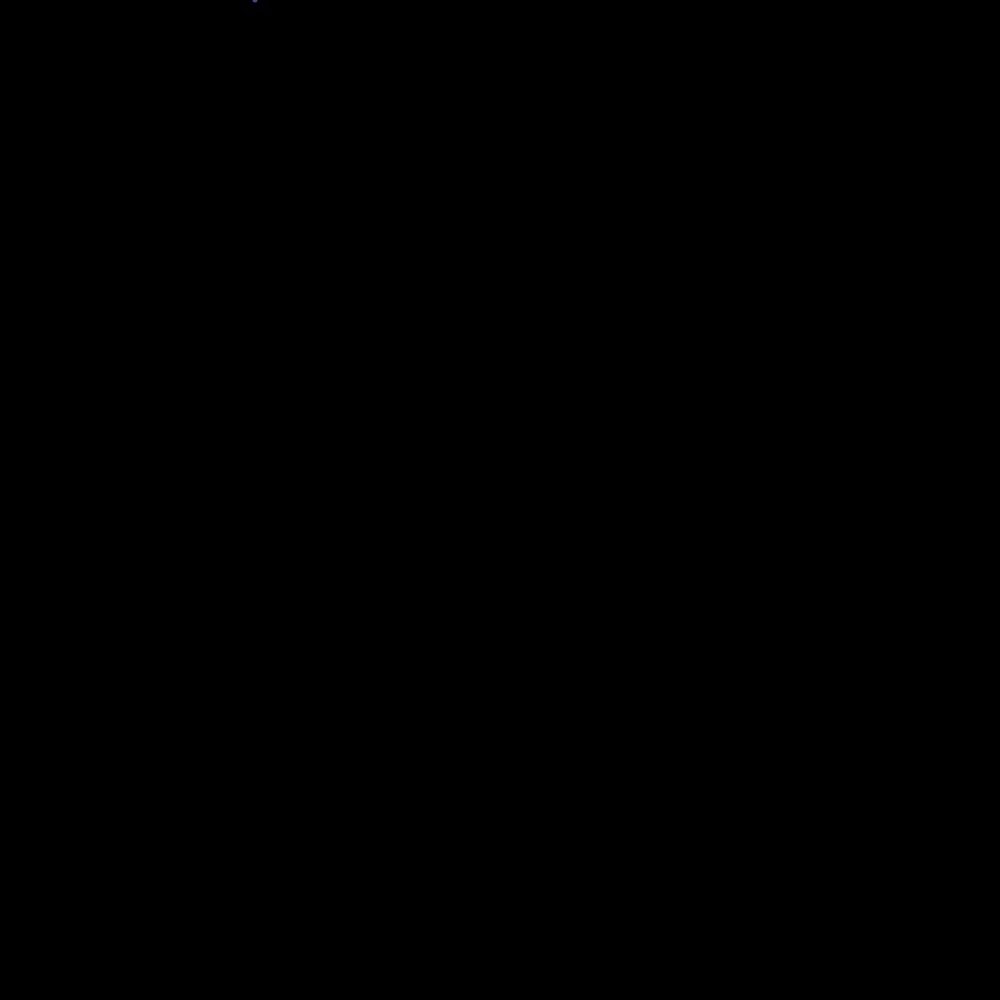
Frame 1 (no input)
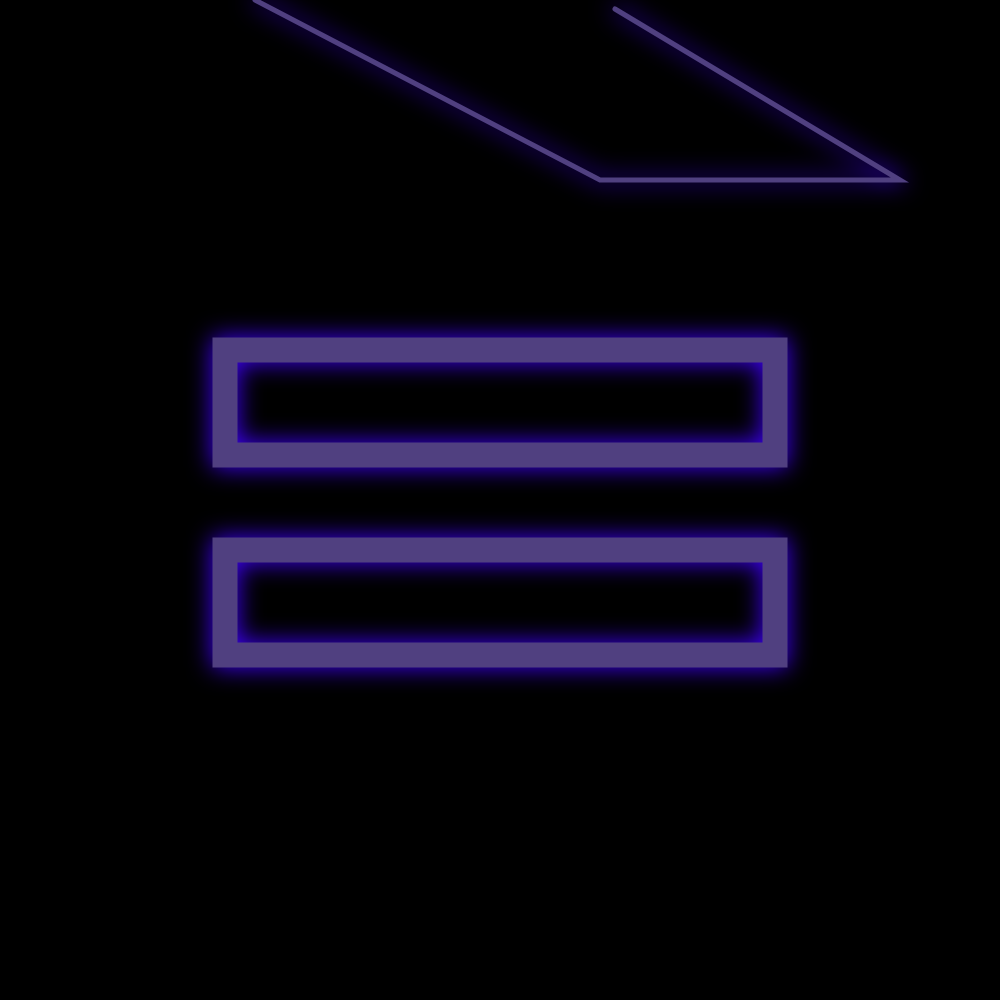
Frame 60 (no input)
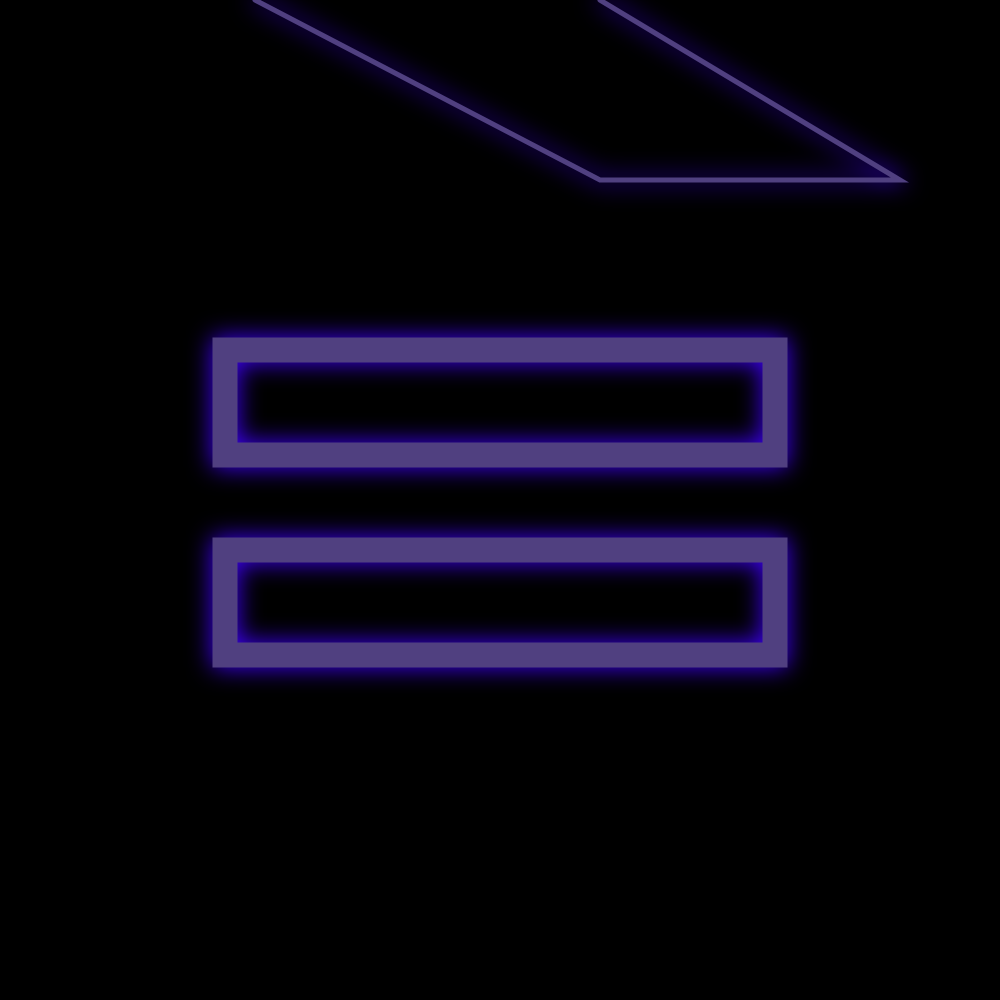
Frame 120 (the mouse pressed at the canvas centre since frame 60)

The p5.js sketch that drew these frames (run headless with seeded random() and noise() and a simulated clock; from frame 60 on, the mouse is pressed at the canvas centre):

// p5.js sketch
// ── sketch.js
//citations bellow
//https://wixette.github.io/p5.animS/






const FRAME_RATE = 30;
const DURATION = FRAME_RATE * 2;

function setup() {
    createCanvas(1000, 1000);
    colorMode(HSB, 360, 100, 100, 1);
    frameRate(FRAME_RATE);
}

function draw() {
    
  background(0);
    noFill();

  strokeWeight(25);
  
  rect(225, 350, 550, 105)
  rect(225, 550, 550, 105)

    //two lines bellow does the blur effect (tutorial used:https://youtu.be/iIWH3IUYHzM)
    drawingContext.shadowBlur = 25;
    drawingContext.shadowColor = color(255, 255, 255); 
    const C1 = color(255, 50, 50);
    const C2 = color(255, 50, 50);
    const W1 = 5;
    const W2 = 5;

    strokeWeight(W1);
    stroke(C2);

    animS.shape('curve1', DURATION, [
        [255, 0],
        [600, 180],
        [900, 180],
        [600, 0],

    ]);

}

function mouseClicked() {
    animS.reset();
}
// ── p5.anims.js
(function (global, factory) {
    typeof exports === 'object' && typeof module !== 'undefined' ? factory(exports) :
    typeof define === 'function' && define.amd ? define(['exports'], factory) :
    (global = typeof globalThis !== 'undefined' ? globalThis : global || self, factory(global.animS = {}));
}(this, (function (exports) { 'use strict';

    /**
     * Utility classes for p5.animS.
     */

    /**
     * A simple vertex. Similar to the vertex() function of p5.js.
     */
    class Vertex {
        /**
         * @param {!number} x x-coordinate.
         * @param {!number} y y-coordinate.
         */
        constructor(x, y) {
            this.x = x;
            this.y = y;
        }
    }

    /**
     * A vertex to define a cubic Bezier curve. Similar to the bezierVertex()
     *     function of p5.js.
     */
    class BezierVertex {
        /**
         * @param {!number} x2 x-coordinate for the first control point.
         * @param {!number} y2 y-coordinate for the first control point.
         * @param {!number} x3 x-coordinate for the second control point.
         * @param {!number} y3 y-coordinate for the second control point.
         * @param {!number} x4 x-coordinate for the anchor point.
         * @param {!number} y4 y-coordinate for the anchor point.
         */
        constructor(x2, y2, x3, y3, x4, y4) {
            this.x2 = x2;
            this.y2 = y2;
            this.x3 = x3;
            this.y3 = y3;
            this.x4 = x4;
            this.y4 = y4;
        }
    }

    /**
     * Eight coordinate numbers to define a cubic Bezier curve.
     */
    class BezierCurve {
        /**
         * @param {!number} x1 x-coordinate for the first anchor point.
         * @param {!number} y1 y-coordinate for the first anchor point.
         * @param {!number} x2 x-coordinate for the first control point.
         * @param {!number} y2 y-coordinate for the first control point.
         * @param {!number} x3 x-coordinate for the second control point.
         * @param {!number} y3 y-coordinate for the second control point.
         * @param {!number} x4 x-coordinate for the second anchor point.
         * @param {!number} y4 y-coordinate for the second anchor point.
         */
        constructor(x1, y1, x2, y2, x3, y3, x4, y4) {
            this.x1 = x1;
            this.y1 = y1;
            this.x2 = x2;
            this.y2 = y2;
            this.x3 = x3;
            this.y3 = y3;
            this.x4 = x4;
            this.y4 = y4;
        }

        /**
         * Constructs an instance from a Vertex and a BezierVertex.
         * @param {!Vertex} startVertex The first anchor point.
         * @param {!BezierVertex} bezierVertex The two control points and the
         *     second anchor point.
         */
        static fromVetices(startVertex, bezierVertex) {
            return new BezierCurve(
                startVertex.x,
                startVertex.y,
                bezierVertex.x2,
                bezierVertex.y2,
                bezierVertex.x3,
                bezierVertex.y3,
                bezierVertex.x4,
                bezierVertex.y4);
        }
    }

    /**
     * Gets the end point of a vertex. If the input is a Bezier vertex, its anchor
     *     point is returned. If the input is a simple vertex, the input itself is
     *     returned.
     * @param {!Vertex|BezierVertex} vertex The input vertex.
     * @returns {Vertex} The end point.
     */
    function getEndPoint(vertex) {
        if (vertex instanceof Vertex)
            return new Vertex(vertex.x, vertex.y);
        else
            return new Vertex(vertex.x4, vertex.y4);
    }

    /**
     * Generates a new cubic Bezier curve which is a partial segment of the
     *     given cubic Bezier curve.
     *
     * See https://stackoverflow.com/questions/878862/
     * and https://en.wikipedia.org/wiki/De_Casteljau%27s_algorithm
     * for the algorithm to break a Bezier curve into segments.
     *
     * @param {!BezierCurve} bezierCurve The original Bezier curve.
     * @param {!number} t0 The start (in a ratio value, 0-1) of the segment.
     * @param {!number} t1 The end (in a ratio value, 0-1) of the segment.
     * @returns {BezierCurve} The generated partial Bezier curve.
     */
    function partialBezierCurve(bezierCurve, t0, t1) {
        const u0 = 1.0 - t0;
        const u1 = 1.0 - t1;

        const qxa = bezierCurve.x1 * u0 * u0 + bezierCurve.x2 * 2 * t0 * u0 + bezierCurve.x3 * t0 * t0;
        const qxb = bezierCurve.x1 * u1 * u1 + bezierCurve.x2 * 2 * t1 * u1 + bezierCurve.x3 * t1 * t1;
        const qxc = bezierCurve.x2 * u0 * u0 + bezierCurve.x3 * 2 * t0 * u0 + bezierCurve.x4 * t0 * t0;
        const qxd = bezierCurve.x2 * u1 * u1 + bezierCurve.x3 * 2 * t1 * u1 + bezierCurve.x4 * t1 * t1;

        const qya = bezierCurve.y1 * u0 * u0 + bezierCurve.y2 * 2 * t0 * u0 + bezierCurve.y3 * t0 * t0;
        const qyb = bezierCurve.y1 * u1 * u1 + bezierCurve.y2 * 2 * t1 * u1 + bezierCurve.y3 * t1 * t1;
        const qyc = bezierCurve.y2 * u0 * u0 + bezierCurve.y3 * 2 * t0 * u0 + bezierCurve.y4 * t0 * t0;
        const qyd = bezierCurve.y2 * u1 * u1 + bezierCurve.y3 * 2 * t1 * u1 + bezierCurve.y4 * t1 * t1;

        const xa = qxa * u0 + qxc * t0;
        const xb = qxa * u1 + qxc * t1;
        const xc = qxb * u0 + qxd * t0;
        const xd = qxb * u1 + qxd * t1;

        const ya = qya * u0 + qyc * t0;
        const yb = qya * u1 + qyc * t1;
        const yc = qyb * u0 + qyd * t0;
        const yd = qyb * u1 + qyd * t1;

        return new BezierCurve(xa, ya, xb, yb, xc, yc, xd, yd);
    }

    /**
     * Generates a cubic Bezier representing an arc.
     * @param {!number} start The angle to start the arc, in radians.
     * @param {!number} size Total angle 'size', in radians.
     * @returns {BezierCurve} The result curve.
     */
    function arcToBezier(start, size) {
        const alpha = size / 2.0;
        const cosAlpha = Math.cos(alpha);
        const sinAlpha = Math.sin(alpha);
        const cotAlpha = 1.0 / Math.tan(alpha);
        const phi = start + alpha;
        const cosPhi = Math.cos(phi);
        const sinPhi = Math.sin(phi);
        const lambda = (4.0 - cosAlpha) / 3.0;
        const mu = sinAlpha + (cosAlpha - lambda) * cotAlpha;

        return new BezierCurve(
            Math.cos(start).toFixed(7),
            Math.sin(start).toFixed(7),
            (lambda * cosPhi + mu * sinPhi).toFixed(7),
            (lambda * sinPhi - mu * cosPhi).toFixed(7),
            (lambda * cosPhi - mu * sinPhi).toFixed(7),
            (lambda * sinPhi + mu * cosPhi).toFixed(7),
            Math.cos(start + size).toFixed(7),
            Math.sin(start + size).toFixed(7));
    }

    /**
     * @fileoverview The Shape class which supports partial rendering.
     */

    class Shape {
        /**
         * @param {!Object} p5obj The p5 instance of the global object.
         * @param {!Array<Vertex|BezierVertex>} vertices The vertices that define
         *     the shape.
         * @param {!number} startFrame The start frame number of the animation.
         * @param {!number} duration The duration of the creation animation, in
         *     number of frames.
         */
        constructor(p5obj, vertices, startFrame, duration) {
            if (vertices.length <= 0)
                throw new Error('The vertex array must not be empty.');
            if (!(vertices[0] instanceof Vertex))
                throw new Error('The start vertex must not be a Bezier vertex.');
            this.p5obj = p5obj;
            this.vertices = vertices;
            this.startFrame = startFrame;
            this.duration = duration;
        }

        /**
         * Draws the shape instance on the current frame.
         */
        update() {
            let progress = (this.p5obj.frameCount - this.startFrame) / this.duration;
            if (progress < 0) progress = 0;
            if (progress > 1) progress = 1;
            const numCurves = this.vertices.length - 1;
            const progressOverCurves = numCurves * progress;
            const currentCurveNo = Math.floor(progressOverCurves);
            const currentCurveProgress = progressOverCurves - currentCurveNo;

            this.p5obj.beginShape();
            // The start point.
            this.p5obj.vertex(this.vertices[0].x, this.vertices[0].y);
            let lastPoint = getEndPoint(this.vertices[0]);
            // Draws all the full curves.
            for (let i = 0; i < currentCurveNo; i++) {
                const v = this.vertices[i + 1];
                if (v instanceof Vertex)
                    this.p5obj.vertex(v.x, v.y);
                else
                    this.p5obj.bezierVertex(v.x2, v.y2, v.x3, v.y3, v.x4, v.y4);
                lastPoint = getEndPoint(v);
            }
            // Draws the partial curve.
            if (currentCurveNo < numCurves) {
                const v = this.vertices[currentCurveNo + 1];
                if (v instanceof Vertex) {
                    const x1 = lastPoint.x + (v.x - lastPoint.x) * currentCurveProgress;
                    const y1 = lastPoint.y + (v.y - lastPoint.y) * currentCurveProgress;
                    this.p5obj.vertex(x1, y1);
                } else {
                    const currentCurve = BezierCurve.fromVetices(lastPoint, v);
                    const partial = partialBezierCurve(currentCurve, 0, currentCurveProgress);
                    this.p5obj.bezierVertex(partial.x2, partial.y2, partial.x3, partial.y3, partial.x4, partial.y4);
                }
            }
            if (progress >= 1 && this.vertices.length > 1 &&
                this.vertices[this.vertices.length - 1] instanceof Vertex &&
                this.vertices[0].x == this.vertices[this.vertices.length - 1].x &&
                this.vertices[0].y == this.vertices[this.vertices.length - 1].y) {
                this.p5obj.endShape(this.p5obj.CLOSE);
            } else {
                this.p5obj.endShape();
            }
        }
    }

    /**
     * @fileoverview Manages the animated shape instances and updates the animation
     *     effects per frame.
     */

    class AnimShapes {
        /**
         * @param {Object} p5obj The instance of the p5 object.
         */
        constructor(p5obj) {
            this.p5obj = p5obj || window;
            /**
             * @type {Map<string, Shape>}
             * @private
             */
            this.instances_ = new Map();
            /**
             * @type {Set<string>}
             * @private
             */
            this.dedup_ = new Set();
        }

        /**
         * Checks if the animation instance exists. Returns the object if it exists.
         *     Creates and returns a new instance if it does not exist.
         * @param {!string} id A unique string ID of the animation. The animation is
         *     showed during multiple frames, so that there must be an ID for the
         *     renderer to keep track of each animation instance.
         * @param {!Function} getShapeVertices A lazy-executed closure that returns
         *     the shape vertices, for creating the new shape instance.
         * @param {!number} duration The duration of the creation animation, in
         *     number of frames, for creating the new instance.
         * @private
         */
        getOrCreateShapeInstance_(id, getShapeVertices, duration) {
            if (this.checkDuplicateId_(id)) {
                throw new Error('AnimS id must not be duplicate in the same p5.js frame.');
            }
            if (this.instances_.has(id)) {
                return this.instances_.get(id);
            }
            else {
                const instance = new Shape(this.p5obj, getShapeVertices(), this.p5obj.frameCount, duration);
                this.instances_.set(id, instance);
                return instance;
            }
        }

        /**
         * Checks if the id is duplicate for the current frame. Duplicate IDs may
         *     occur in different frames, but not in the same frame.
         * @param {string} id
         * @private
         */
        checkDuplicateId_(id) {
            let key = id + '@' + this.p5obj.frameCount;
            if (this.dedup_.has(key)) {
                return true;
            } else {
                this.dedup_.add(key);
                return false;
            }
        }

        /**
         * Removes all the cached shape animation instances so that new shape
         *     creations result in new animations.
         */
        reset() {
            this.instances_.clear();
            this.dedup_.clear();
        }

        /**
         * Draws an arc while playing its creation animation. The arc mode is always
         *     OPEN. The elipse mode is always CENTER.
         * @param {!string} id A unique string ID to identify the shape animation.
         * @param {!number} duration The duration of the creation animation, in
         *     number of frames.
         * @param {!Number} x The x-coordinate of the arc's ellipse.
         * @param {!Number} y The y-coordinate of the arc's ellipse.
         * @param {!Number} w The width of the arc's ellipse by default.
         * @param {!Number} h The height of the arc's ellipse by default.
         * @param {!Number} start The angle to start the arc, in radians.
         * @param {!Number} stop The angle to stop the arc, in radians.
         */
        arc(id, duration, x, y, w, h, start, stop) {
            const epsilon = 0.00001;
            if (start >= stop || stop - start < epsilon)
                return;

            const createShapeVertices = () => {
                x = x - w * 0.5;
                y = y - h * 0.5;
                w = Math.abs(w);
                h = Math.abs(h);

                const rx = w / 2.0;
                const ry = h / 2.0;
                let arcToDraw = 0;

                x += rx;
                y += ry;

                const curves = [];
                while (stop - start >= epsilon) {
                    arcToDraw = Math.min(stop - start, Math.PI / 2);
                    curves.push(arcToBezier(start, arcToDraw));
                    start += arcToDraw;
                }
                const shapeVertices = [];
                curves.forEach((curve, index) => {
                    if (index === 0)
                        shapeVertices.push(new Vertex(x + curve.x1 * rx, y + curve.y1 * ry));
                    shapeVertices.push(new BezierVertex(
                        x + curve.x2 * rx, y + curve.y2 * ry,
                        x + curve.x3 * rx, y + curve.y3 * ry,
                        x + curve.x4 * rx, y + curve.y4 * ry));
                });
                return shapeVertices;
            };

            const instance = this.getOrCreateShapeInstance_(id, createShapeVertices, duration);
            instance.update();
        }

        /**
         * Draws an elipse (oval) while playing its creation animation. The elipse
         *     mode is always CENTER.
         * @param {!string} id A unique string ID to identify the shape animation.
         * @param {!number} duration The duration of the creation animation, in
         *     number of frames.
         * @param {!number} x The x-coordinate of the center of ellipse.
         * @param {!number} y The y-coordinate of the center of ellipse.
         * @param {!number} w The width of the ellipse.
         * @param {!number} h The height of the ellipse.
         */
        ellipse(id, duration, x, y, w, h) {
            const instance = this.getOrCreateShapeInstance_(id, () => {
                x = x - w * 0.5;
                y = y - h * 0.5;
                w = Math.abs(w);
                h = Math.abs(h);
                const kappa = 0.5522847498,
                    ox = w / 2 * kappa, oy = h / 2 * kappa,
                    xe = x + w, ye = y + h,
                    xm = x + w / 2, ym = y + h / 2;
                return [
                    new Vertex(x, ym),
                    new BezierVertex(x, ym - oy, xm - ox, y, xm, y),
                    new BezierVertex(xm + ox, y, xe, ym - oy, xe, ym),
                    new BezierVertex(xe, ym + oy, xm + ox, ye, xm, ye),
                    new BezierVertex(xm - ox, ye, x, ym + oy, x, ym),
                ];
            }, duration);
            instance.update();
        }

        /**
         * Draws a circle while playing its creation animation.
         * @param {!string} id A unique string ID to identify the shape animation.
         * @param {!number} duration The duration of the creation animation, in
         *     number of frames.
         * @param {!number} x The x-coordinate of the centre of the circle.
         * @param {!number} y The y-coordinate of the centre of the circle.
         * @param {!number} d The diameter of the circle.
         */
        circle(id, duration, x, y, d) {
            d = Math.abs(d);
            this.ellipse(id, duration, x, y, d, d);
        }

        /**
         * Draws a line while playing its creation animation.
         * @param {!string} id A unique string ID to identify the shape animation.
         * @param {!number} duration The duration of the creation animation, in
         *     number of frames.
         * @param {!number} x1 The x-coordinate of the first point.
         * @param {!number} y1 The y-coordinate of the first point.
         * @param {!number} x2 The x-coordinate of the second point.
         * @param {!number} y2 The y-coordinate of the second point.
         */
        line(id, duration, x1, y1, x2, y2) {
            const instance = this.getOrCreateShapeInstance_(id, () => {
                return [new Vertex(x1, y1), new Vertex(x2, y2)];
            }, duration);
            instance.update();
        }

        /**
         * Draws a quad while playing its creation animation.
         * @param {!string} id A unique string ID to identify the shape animation.
         * @param {!number} duration The duration of the creation animation, in
         *     number of frames.
         * @param {!number} x1 The x-coordinate of the first point.
         * @param {!number} y1 The y-coordinate of the first point.
         * @param {!number} x2 The x-coordinate of the second point.
         * @param {!number} y2 The y-coordinate of the second point.
         * @param {!number} x3 The x-coordinate of the third point.
         * @param {!number} y3 The y-coordinate of the third point.
         * @param {!number} x4 The x-coordinate of the fourth point.
         * @param {!number} y4 The y-coordinate of the fourth point.
         */
        quad(id, duration, x1, y1, x2, y2, x3, y3, x4, y4) {
            const instance = this.getOrCreateShapeInstance_(id, () => {
                return [new Vertex(x1, y1), new Vertex(x2, y2),
                new Vertex(x3, y3), new Vertex(x4, y4),
                new Vertex(x1, y1)];
            }, duration);
            instance.update();
        }

        /**
         * Draws a rectangle while playing its creation animation.
         * @param {!string} id A unique string ID to identify the shape animation.
         * @param {!number} duration The duration of the creation animation, in
         *     number of frames.
         * @param {!number} x The x-coordinate of the rectangle.
         * @param {!number} y The y-coordinate of the rectangle.
         * @param {!number} w The width of the rectangle.
         * @param {!number} h The height of the rectangle.
         */
        rect(id, duration, x, y, w, h) {
            w = Math.abs(w);
            h = Math.abs(h);
            this.quad(id, duration, x, y, x + w, y, x + w, y + h, x, y + h);
        }

        /**
         * Draws a square while playing its creation animation.
         * @param {!string} id A unique string ID to identify the shape animation.
         * @param {!number} duration The duration of the creation animation, in
         *     number of frames.
         * @param {!number} x The x-coordinate of the square.
         * @param {!number} y The y-coordinate of the square.
         * @param {!number} s The side size of the square.
         */
        square(id, duration, x, y, s) {
            s = Math.abs(s);
            this.rect(id, duration, x, y, s, s);
        }

        /**
         * Draws a triangle while playing its creation animation.
         * @param {!string} id A unique string ID to identify the shape animation.
         * @param {!number} duration The duration of the creation animation, in
         *     number of frames.
         * @param {!number} x1 The x-coordinate of the first point.
         * @param {!number} y1 The y-coordinate of the first point.
         * @param {!number} x2 The x-coordinate of the second point.
         * @param {!number} y2 The y-coordinate of the second point.
         * @param {!number} x3 The x-coordinate of the third point.
         * @param {!number} y3 The y-coordinate of the third point.
         */
        triangle(id, duration, x1, y1, x2, y2, x3, y3) {
            const instance = this.getOrCreateShapeInstance_(id, () => {
                return [new Vertex(x1, y1), new Vertex(x2, y2),
                new Vertex(x3, y3), new Vertex(x1, y1)];
            }, duration);
            instance.update();
        }

        /**
         * Draws a shape while playing its creation animation. The shape is always
         *     OPEN unless the first vertex and the last vertex are equal.
         * @param {!string} id A unique string ID to identify the shape animation.
         * @param {!number} duration The duration of the creation animation, in
         *     number of frames.
         * @param {!Array<Array<number>>} vertices The vertices that define the
         *     shape. Each element of the array may contain eithr two coordinate
         *     numbers (for simple vertices) or six coordinate numbers (for Bezier
         *     vertices).
         */
        shape(id, duration, vertices) {
            const instance = this.getOrCreateShapeInstance_(id, () => {
                const shapeVertices = [];
                for (const v of vertices) {
                    if (v.length == 2) {
                        shapeVertices.push(new Vertex(v[0], v[1]));
                    } else if (v.length == 6) {
                        shapeVertices.push(new BezierVertex(v[0], v[1], v[2], v[3], v[4], v[5]));
                    } else {
                        throw new Error('Only simple vertices (x, y) or Bezier vertices' +
                            ' (x2, y2, x3, y3, x4, y4) are supported.');
                    }
                }
                return shapeVertices;
            }, duration);
            instance.update();
        }
    }

    /**
     * @fileoverview The main entry of the p5.animS lib.
     */

    /**
     * The default instance to access the animS functions.
     */
    const defaultAnimS = new AnimShapes();

    /**
     * Activates the "instance mode" and associates a new animS instance with the
     *     specified p5 object. See p5() of p5.js for more details.
     * @param {Object} p5obj The instance of the p5 object.
     * @returns {Object} The animS instance.
     */
    function newAnimS(p5obj) {
        return new AnimShapes(p5obj);
    }

    /**
     * 'Global' adapter of AnimShapes.reset
     *
     * Removes all the cached shape animation instances so that new shape
     *     creations result in new animations.
     */
    function reset() {
        defaultAnimS.reset();
    }

    /**
     * 'Global' adapter of AnimShapes.arc
     *
     * Draws an arc while playing its creation animation. The arc mode is always
     *     OPEN. The elipse mode is always CENTER.
     * @param {!string} id A unique string ID to identify the shape animation.
     * @param {!number} duration The duration of the creation animation, in
     *     number of frames.
     * @param {!Number} x The x-coordinate of the arc's ellipse.
     * @param {!Number} y The y-coordinate of the arc's ellipse.
     * @param {!Number} w The width of the arc's ellipse by default.
     * @param {!Number} h The height of the arc's ellipse by default.
     * @param {!Number} start The angle to start the arc, in radians.
     * @param {!Number} stop The angle to stop the arc, in radians.
     */
    function arc(id, duration, x, y, w, h, start, stop) {
        defaultAnimS.arc(id, duration, x, y, w, h, start, stop);
    }

    /**
     * 'Global' adapter of AnimShapes.ellipse
     *
     * Draws an elipse (oval) while playing its creation animation. The elipse
     *     mode is always CENTER.
     * @param {!string} id A unique string ID to identify the shape animation.
     * @param {!number} duration The duration of the creation animation, in
     *     number of frames.
     * @param {!number} x The x-coordinate of the center of ellipse.
     * @param {!number} y The y-coordinate of the center of ellipse.
     * @param {!number} w The width of the ellipse.
     * @param {!number} h The height of the ellipse.
     */
    function ellipse(id, duration, x, y, w, h) {
        defaultAnimS.ellipse(id, duration, x, y, w, h);
    }

    /**
     * 'Global' adapter of AnimShapes.circle
     *
     * Draws a circle while playing its creation animation.
     * @param {!string} id A unique string ID to identify the shape animation.
     * @param {!number} duration The duration of the creation animation, in
     *     number of frames.
     * @param {!number} x The x-coordinate of the centre of the circle.
     * @param {!number} y The y-coordinate of the centre of the circle.
     * @param {!number} d The diameter of the circle.
     */
    function circle(id, duration, x, y, d) {
        defaultAnimS.circle(id, duration, x, y, d);
    }

    /**
     * 'Global' adapter of AnimShapes.line
     *
     * Draws a line while playing its creation animation.
     * @param {!string} id A unique string ID to identify the shape animation.
     * @param {!number} duration The duration of the creation animation, in
     *     number of frames.
     * @param {!number} x1 The x-coordinate of the first point.
     * @param {!number} y1 The y-coordinate of the first point.
     * @param {!number} x2 The x-coordinate of the second point.
     * @param {!number} y2 The y-coordinate of the second point.
     */
    function line(id, duration, x1, y1, x2, y2) {
        defaultAnimS.line(id, duration, x1, y1, x2, y2);
    }

    /**
     * 'Global' adapter of AnimShapes.quad
     *
     * Draws a quad while playing its creation animation.
     * @param {!string} id A unique string ID to identify the shape animation.
     * @param {!number} duration The duration of the creation animation, in
     *     number of frames.
     * @param {!number} x1 The x-coordinate of the first point.
     * @param {!number} y1 The y-coordinate of the first point.
     * @param {!number} x2 The x-coordinate of the second point.
     * @param {!number} y2 The y-coordinate of the second point.
     * @param {!number} x3 The x-coordinate of the third point.
     * @param {!number} y3 The y-coordinate of the third point.
     * @param {!number} x4 The x-coordinate of the fourth point.
     * @param {!number} y4 The y-coordinate of the fourth point.
     */
    function quad(id, duration, x1, y1, x2, y2, x3, y3, x4, y4) {
        defaultAnimS.quad(id, duration, x1, y1, x2, y2, x3, y3, x4, y4);
    }

    /**
     * 'Global' adapter of AnimShapes.rect
     *
     * Draws a rectangle while playing its creation animation.
     * @param {!string} id A unique string ID to identify the shape animation.
     * @param {!number} duration The duration of the creation animation, in
     *     number of frames.
     * @param {!number} x The x-coordinate of the rectangle.
     * @param {!number} y The y-coordinate of the rectangle.
     * @param {!number} w The width of the rectangle.
     * @param {!number} h The height of the rectangle.
     */
    function rect(id, duration, x, y, w, h) {
        defaultAnimS.rect(id, duration, x, y, w, h);
    }

    /**
     * 'Global' adapter of AnimShapes.square
     *
     * Draws a square while playing its creation animation.
     * @param {!string} id A unique string ID to identify the shape animation.
     * @param {!number} duration The duration of the creation animation, in
     *     number of frames.
     * @param {!number} x The x-coordinate of the square.
     * @param {!number} y The y-coordinate of the square.
     * @param {!number} s The side size of the square.
     */
    function square(id, duration, x, y, s) {
        defaultAnimS.square(id, duration, x, y, s);
    }

    /**
     * 'Global' adapter of AnimShapes.triangle
     *
     * Draws a triangle while playing its creation animation.
     * @param {!string} id A unique string ID to identify the shape animation.
     * @param {!number} duration The duration of the creation animation, in
     *     number of frames.
     * @param {!number} x1 The x-coordinate of the first point.
     * @param {!number} y1 The y-coordinate of the first point.
     * @param {!number} x2 The x-coordinate of the second point.
     * @param {!number} y2 The y-coordinate of the second point.
     * @param {!number} x3 The x-coordinate of the third point.
     * @param {!number} y3 The y-coordinate of the third point.
     */
    function triangle(id, duration, x1, y1, x2, y2, x3, y3) {
        defaultAnimS.triangle(id, duration, x1, y1, x2, y2, x3, y3);
    }

    /**
     * 'Global' adapter of AnimShapes.shape
     *
     * Draws a shape while playing its creation animation. The shape is always
     *     OPEN unless the first vertex and the last vertex are equal.
     * @param {!string} id A unique string ID to identify the shape animation.
     * @param {!number} duration The duration of the creation animation, in
     *     number of frames.
     * @param {!Array<Array<number>>} vertices The vertices that define the
     *     shape. Each element of the array may contain eithr two coordinate
     *     numbers (for simple vertices) or six coordinate numbers (for Bezier
     *     vertices).
     */
    function shape(id, duration, vertices) {
        defaultAnimS.shape(id, duration, vertices);
    }

    exports.arc = arc;
    exports.circle = circle;
    exports.ellipse = ellipse;
    exports.line = line;
    exports.newAnimS = newAnimS;
    exports.quad = quad;
    exports.rect = rect;
    exports.reset = reset;
    exports.shape = shape;
    exports.square = square;
    exports.triangle = triangle;

    Object.defineProperty(exports, '__esModule', { value: true });

})));
